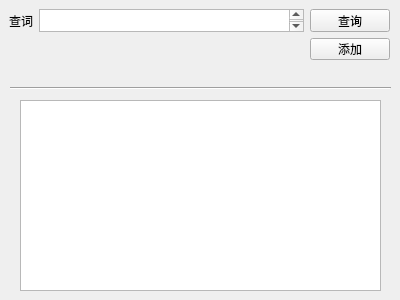
<?xml version="1.0" encoding="UTF-8"?>
<ui version="4.0">
 <class>Form</class>
 <widget class="QWidget" name="Form">
  <property name="geometry">
   <rect>
    <x>0</x>
    <y>0</y>
    <width>400</width>
    <height>300</height>
   </rect>
  </property>
  <property name="windowTitle">
   <string>Form</string>
  </property>
  <widget class="QWidget" name="gridLayoutWidget">
   <property name="geometry">
    <rect>
     <x>9</x>
     <y>9</y>
     <width>381</width>
     <height>51</height>
    </rect>
   </property>
   <layout class="QGridLayout" name="gridLayout">
    <property name="leftMargin">
     <number>0</number>
    </property>
    <item row="0" column="1">
     <widget class="QTextEdit" name="textEdit">
      <property name="undoRedoEnabled">
       <bool>true</bool>
      </property>
      <property name="html">
       <string notr="true">&lt;!DOCTYPE HTML PUBLIC &quot;-//W3C//DTD HTML 4.0//EN&quot; &quot;http://www.w3.org/TR/REC-html40/strict.dtd&quot;&gt;
&lt;html&gt;&lt;head&gt;&lt;meta name=&quot;qrichtext&quot; content=&quot;1&quot; /&gt;&lt;style type=&quot;text/css&quot;&gt;
p, li { white-space: pre-wrap; }
&lt;/style&gt;&lt;/head&gt;&lt;body style=&quot; font-family:'SimSun'; font-size:9pt; font-weight:400; font-style:normal;&quot;&gt;
&lt;p style=&quot;-qt-paragraph-type:empty; margin-top:0px; margin-bottom:0px; margin-left:0px; margin-right:0px; -qt-block-indent:0; text-indent:0px;&quot;&gt;&lt;br /&gt;&lt;/p&gt;&lt;/body&gt;&lt;/html&gt;</string>
      </property>
      <property name="acceptRichText">
       <bool>false</bool>
      </property>
      <property name="placeholderText">
       <string/>
      </property>
     </widget>
    </item>
    <item row="0" column="0">
     <widget class="QLabel" name="label">
      <property name="text">
       <string>查词</string>
      </property>
     </widget>
    </item>
    <item row="0" column="2">
     <widget class="QPushButton" name="pushButton">
      <property name="text">
       <string>查询</string>
      </property>
     </widget>
    </item>
    <item row="1" column="2">
     <widget class="QPushButton" name="pushButton_2">
      <property name="text">
       <string>添加</string>
      </property>
     </widget>
    </item>
   </layout>
  </widget>
  <widget class="Line" name="line">
   <property name="geometry">
    <rect>
     <x>10</x>
     <y>80</y>
     <width>381</width>
     <height>16</height>
    </rect>
   </property>
   <property name="orientation">
    <enum>Qt::Horizontal</enum>
   </property>
  </widget>
  <widget class="QPlainTextEdit" name="plainTextEdit">
   <property name="geometry">
    <rect>
     <x>20</x>
     <y>100</y>
     <width>361</width>
     <height>191</height>
    </rect>
   </property>
   <property name="plainText">
    <string/>
   </property>
   <property name="backgroundVisible">
    <bool>false</bool>
   </property>
   <property name="centerOnScroll">
    <bool>false</bool>
   </property>
  </widget>
 </widget>
 <resources/>
 <connections/>
</ui>
